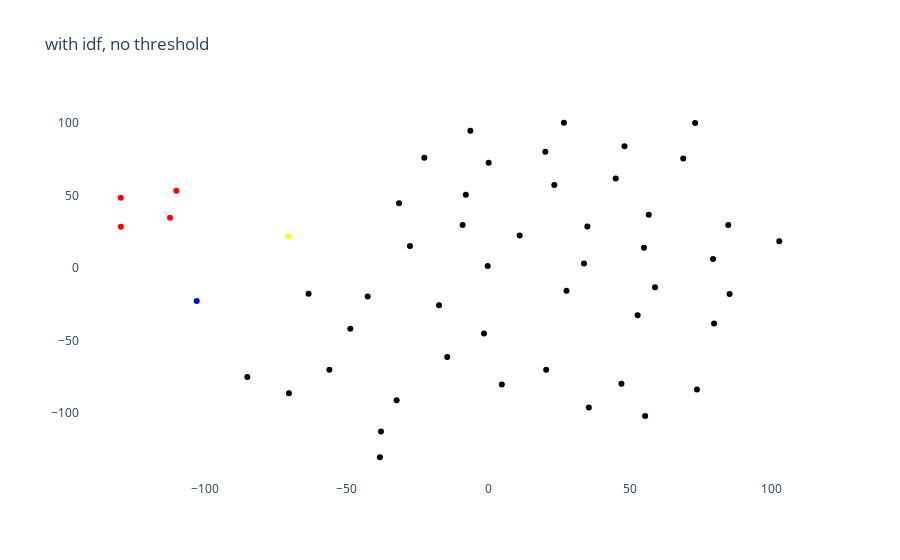

Notebook code cell kept with this figure:
### Code cell
sim_matrix = mb6_sc.nodetypeset.mergeByJaccardSim(return_sim_matrix=True,idf=True)
plot_mb6(sim_matrix, 'with idf, no threshold',perplexity=20)

### Figure 1 — Plotly figure (JSON) as saved in the notebook; plotly's stock layout.template omitted (floating-point values rounded to 4 significant figures)
{"data": [{"marker": {"color": ["blue", "yellow", "black", "black", "black", "black", "black", "black", "black", "black", "black", "black", "black", "black", "black", "black", "black", "black", "black", "black", "black", "black", "black", "black", "red", "black", "black", "black", "black", "black", "black", "black", "black", "black", "black", "black", "black", "black", "black", "black", "black", "black", "black", "black", "black", "black", "black", "black", "black", "red", "red", "red"]}, "mode": "markers", "text": ["postHighAccuracyThreshold;superLevelRois;logo;neuroglancerMeta;roiHierarchy;postHPThreshold;preHPThreshold;totalPreCount;uuid;roiInfo;neuroglancerInfo;totalPostCount;Meta;meshHost;lastDatabaseEdit;dataset;primaryRois;latestMutationId;medulla7column_Meta;statusDefinitions", "mushroombody_SynapseSet;SynapseSet", "pre;statusLabel;status;alpha1;bodyId;mushroombody_Neuron;roiInfo;post;type;instance;Segment;mushroombody_Segment;Neuron;alpha3;alpha2;size", "pre;statusLabel;mushroombody_Neuron;roiInfo;post;type;instance;status;Segment;mushroombody_Segment;Neuron;alpha3;alpha2;bodyId;size", "pre;roiInfo;post;Segment;mushroombody_Segment;alpha3;bodyId;size", "pre;statusLabel;status;cropped;bodyId;mushroombody_Neuron;roiInfo;post;type;instance;Segment;mushroombody_Segment;Neuron;alpha3;alpha2;size", "pre;statusLabel;mushroombody_Neuron;roiInfo;post;instance;status;Segment;mushroombody_Segment;Neuron;alpha3;bodyId;size", "pre;statusLabel;mushroombody_Neuron;roiInfo;post;type;instance;status;Segment;cropped;Neuron;alpha3;mushroombody_Segment;bodyId;size", "pre;statusLabel;roiInfo;post;instance;status;Segment;mushroombody_Segment;alpha3;bodyId;size", "Segment;pre;mushroombody_Segment;roiInfo;post;bodyId;size", "pre;statusLabel;mushroombody_Neuron;roiInfo;post;status;Segment;mushroombody_Segment;Neuron;bodyId;size", "pre;statusLabel;status;cropped;alpha1;bodyId;mushroombody_Neuron;roiInfo;post;type;instance;Segment;mushroombody_Segment;Neuron;alpha3;alpha2;size", "pre;statusLabel;roiInfo;post;instance;status;Segment;mushroombody_Segment;bodyId;size", "pre;statusLabel;mushroombody_Neuron;roiInfo;post;instance;status;Segment;mushroombody_Segment;Neuron;bodyId;size", "pre;statusLabel;roiInfo;post;status;Segment;mushroombody_Segment;alpha3;bodyId;size", "pre;statusLabel;roiInfo;post;instance;status;Segment;cropped;mushroombody_Segment;bodyId;size", "pre;statusLabel;roiInfo;post;status;Segment;mushroombody_Segment;bodyId;size", "pre;statusLabel;mushroombody_Neuron;roiInfo;post;status;Segment;mushroombody_Segment;Neuron;alpha1;bodyId;size", "pre;statusLabel;mushroombody_Neuron;roiInfo;post;status;Segment;mushroombody_Segment;Neuron;alpha3;bodyId;size", "pre;statusLabel;roiInfo;post;instance;status;Segment;cropped;mushroombody_Segment;alpha3;bodyId;size", "pre;statusLabel;mushroombody_Neuron;roiInfo;post;instance;status;Segment;cropped;Neuron;alpha3;alpha2;mushroombody_Segment;bodyId;size", "pre;statusLabel;mushroombody_Neuron;roiInfo;post;instance;status;Segment;mushroombody_Segment;Neuron;alpha3;alpha2;bodyId;size", "pre;statusLabel;mushroombody_Neuron;roiInfo;post;instance;status;Segment;mushroombody_Segment;Neuron;alpha2;bodyId;size", "pre;statusLabel;mushroombody_Neuron;roiInfo;post;instance;status;Segment;mushroombody_Segment;Neuron;alpha3;alpha2;alpha1;bodyId;size", "confidence;Synapse;alpha3;type;mushroombody_Synapse;location", "pre;statusLabel;mushroombody_Neuron;roiInfo;post;status;Segment;cropped;Neuron;mushroombody_Segment;bodyId;size", "pre;statusLabel;mushroombody_Neuron;roiInfo;post;instance;status;Segment;cropped;Neuron;alpha3;mushroombody_Segment;bodyId;size", "pre;statusLabel;mushroombody_Neuron;roiInfo;post;instance;status;Segment;mushroombody_Segment;Neuron;alpha3;alpha1;bodyId;size", "pre;statusLabel;mushroombody_Neuron;roiInfo;post;instance;status;Segment;cropped;Neuron;mushroombody_Segment;alpha2;bodyId;size", "pre;statusLabel;roiInfo;post;status;Segment;cropped;mushroombody_Segment;alpha3;bodyId;size", "pre;statusLabel;mushroombody_Neuron;roiInfo;post;instance;status;Segment;mushroombody_Segment;Neuron;alpha2;alpha1;bodyId;size", "pre;statusLabel;roiInfo;post;instance;status;Segment;mushroombody_Segment;alpha3;alpha2;bodyId;size", "pre;statusLabel;roiInfo;post;instance;status;Segment;mushroombody_Segment;alpha2;bodyId;size", "pre;roiInfo;post;Segment;mushroombody_Segment;alpha2;bodyId;size", "pre;statusLabel;roiInfo;post;instance;status;Segment;cropped;mushroombody_Segment;alpha2;bodyId;size", "pre;statusLabel;mushroombody_Neuron;roiInfo;post;type;instance;status;Segment;cropped;Neuron;mushroombody_Segment;alpha2;bodyId;size", "pre;statusLabel;roiInfo;post;status;Segment;mushroombody_Segment;alpha2;bodyId;size", "pre;statusLabel;mushroombody_Neuron;roiInfo;post;status;Segment;mushroombody_Segment;Neuron;alpha2;bodyId;size", "pre;statusLabel;mushroombody_Neuron;roiInfo;post;type;instance;status;Segment;mushroombody_Segment;Neuron;alpha2;alpha1;bodyId;size", "pre;statusLabel;mushroombody_Neuron;roiInfo;post;instance;status;Segment;cropped;Neuron;mushroombody_Segment;alpha2;alpha1;bodyId;size", "pre;statusLabel;roiInfo;post;instance;status;Segment;mushroombody_Segment;alpha2;alpha1;bodyId;size", "pre;statusLabel;status;cropped;alpha1;bodyId;mushroombody_Neuron;roiInfo;post;type;instance;Segment;mushroombody_Segment;Neuron;alpha2;size", "pre;statusLabel;roiInfo;post;instance;status;Segment;mushroombody_Segment;alpha1;bodyId;size", "pre;roiInfo;post;Segment;mushroombody_Segment;alpha1;bodyId;size", "pre;statusLabel;mushroombody_Neuron;roiInfo;post;instance;status;Segment;mushroombody_Segment;Neuron;alpha1;bodyId;size", "pre;statusLabel;roiInfo;post;instance;status;Segment;cropped;mushroombody_Segment;alpha1;bodyId;size", "pre;statusLabel;mushroombody_Neuron;roiInfo;post;type;instance;status;Segment;mushroombody_Segment;Neuron;alpha1;bodyId;size", "pre;statusLabel;mushroombody_Neuron;roiInfo;post;instance;status;Segment;cropped;Neuron;mushroombody_Segment;alpha1;bodyId;size", "pre;statusLabel;roiInfo;post;type;instance;status;Segment;mushroombody_Segment;alpha1;bodyId;size", "confidence;Synapse;type;mushroombody_Synapse;location", "confidence;Synapse;alpha1;type;mushroombody_Synapse;location", "confidence;Synapse;alpha2;type;mushroombody_Synapse;location"], "type": "scatter", "x": [-103.0, -70.64, 44.97, 23.28, 47.0, 0.08088, 85.2, -6.381, 55.36, -38.34, 52.72, 20.11, -32.43, 58.86, 35.48, -14.54, -37.96, 27.58, 79.73, 4.738, -7.975, 79.37, 84.73, 56.63, -129.9, -27.71, -31.59, 54.94, -9.103, 20.42, 34.96, 73.66, -56.18, -85.18, -1.559, -22.63, -70.47, 102.7, 48.07, 11.04, -48.79, 26.66, -42.65, -63.53, 33.78, -17.44, 68.83, -0.2538, 73.03, -112.5, -110.3, -129.9], "y": [-22.69, 21.77, 61.76, 57.24, -79.79, 72.6, -17.95, 94.59, -101.9, -130.4, -32.62, 80.13, -91.13, -13.23, -96.11, -61.28, -112.7, -15.59, -38.19, -80.23, 50.45, 6.225, 29.67, 36.71, 48.45, 15.24, 44.69, 13.93, 29.64, -70.08, 28.62, -83.69, -70.17, -75.03, -45.11, 75.96, -86.28, 18.44, 83.96, 22.46, -41.85, 100.1, -19.66, -17.7, 3.139, -25.65, 75.48, 1.385, 99.97, 34.55, 53.21, 28.38]}], "layout": {"plot_bgcolor": "rgba(0,0,0,0)", "title": {"text": "with idf, no threshold"}}}
